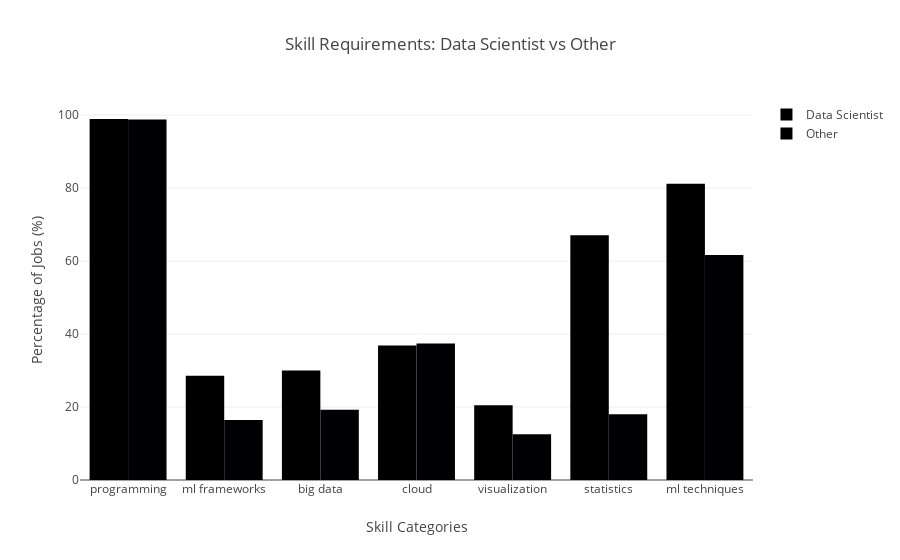

Source (notebook cell):
### Markdown cell above
## 5. Role Comparison Prototype

### Code cell
# Test role comparison
print("🎯 Testing Role Comparison Component...")

if 'role_category' in df.columns:
    roles = df['role_category'].value_counts().head(2).index.tolist()
    
    if len(roles) >= 2:
        correlation_analysis, title1, title2 = analyzer.analyze_skills_correlation_between_titles(
            df, roles[0], roles[1]
        )
        
        categories = list(correlation_analysis.keys())
        title1_pct = [correlation_analysis[cat]['title_1_jobs_percentage'] for cat in categories]
        title2_pct = [correlation_analysis[cat]['title_2_jobs_percentage'] for cat in categories]
        
        fig = go.Figure()
        fig.add_trace(go.Bar(name=title1, x=categories, y=title1_pct))
        fig.add_trace(go.Bar(name=title2, x=categories, y=title2_pct))
        
        fig.update_layout(
            title=f"Skill Requirements: {title1} vs {title2}",
            xaxis_title="Skill Categories",
            yaxis_title="Percentage of Jobs (%)",
            barmode='group'
        )
        
        fig.show()
    else:
        print("❌ Insufficient roles for comparison")
else:
    print("❌ Role category data not available")

### Figure 1 — Plotly figure (JSON) as saved in the notebook; plotly's stock layout.template omitted (floating-point values rounded to 4 significant figures)
{"data": [{"name": "Data Scientist", "type": "bar", "x": ["programming", "ml frameworks", "big data", "cloud", "visualization", "statistics", "ml techniques"], "y": [98.95, 28.55, 29.98, 36.89, 20.5, 67.09, 81.18]}, {"name": "Other", "type": "bar", "x": ["programming", "ml frameworks", "big data", "cloud", "visualization", "statistics", "ml techniques"], "y": [98.84, 16.46, 19.24, 37.42, 12.55, 18.01, 61.68]}], "layout": {"barmode": "group", "title": {"text": "Skill Requirements: Data Scientist vs Other"}, "xaxis": {"title": {"text": "Skill Categories"}}, "yaxis": {"title": {"text": "Percentage of Jobs (%)"}}}}
